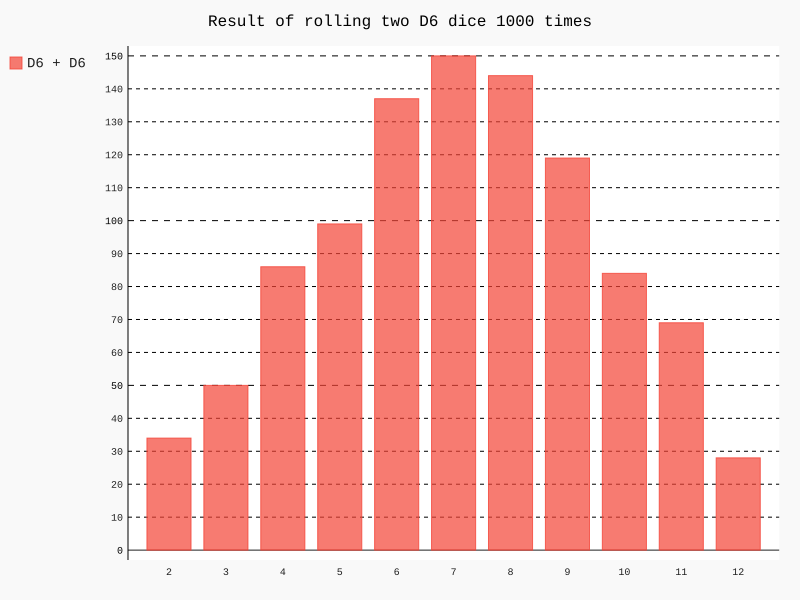

Python code for this plot:
import pygal

from die import Die

die_1 = Die()
die_2 = Die()

results = []
for roll_num in range(1000):
    result = die_1.roll() + die_2.roll()
    results.append(result)

frequencies = []
max_result = die_1.num_sides + die_2.num_sides

for value in range(2, max_result+1):
    frequency = results.count(value)
    frequencies.append(frequency)

hist = pygal.Bar()

hist.title = "Result of rolling two D6 dice 1000 times"
hist.x_labels = ['2', '3', '4', '5', '6', '7', '8', '9', '10', '11', '12']
hist._x_title = "Result"
hist._y_title = "Frequency of Result"

hist.add('D6 + D6', frequencies)
hist.render_to_file('dice_visual.svg')
